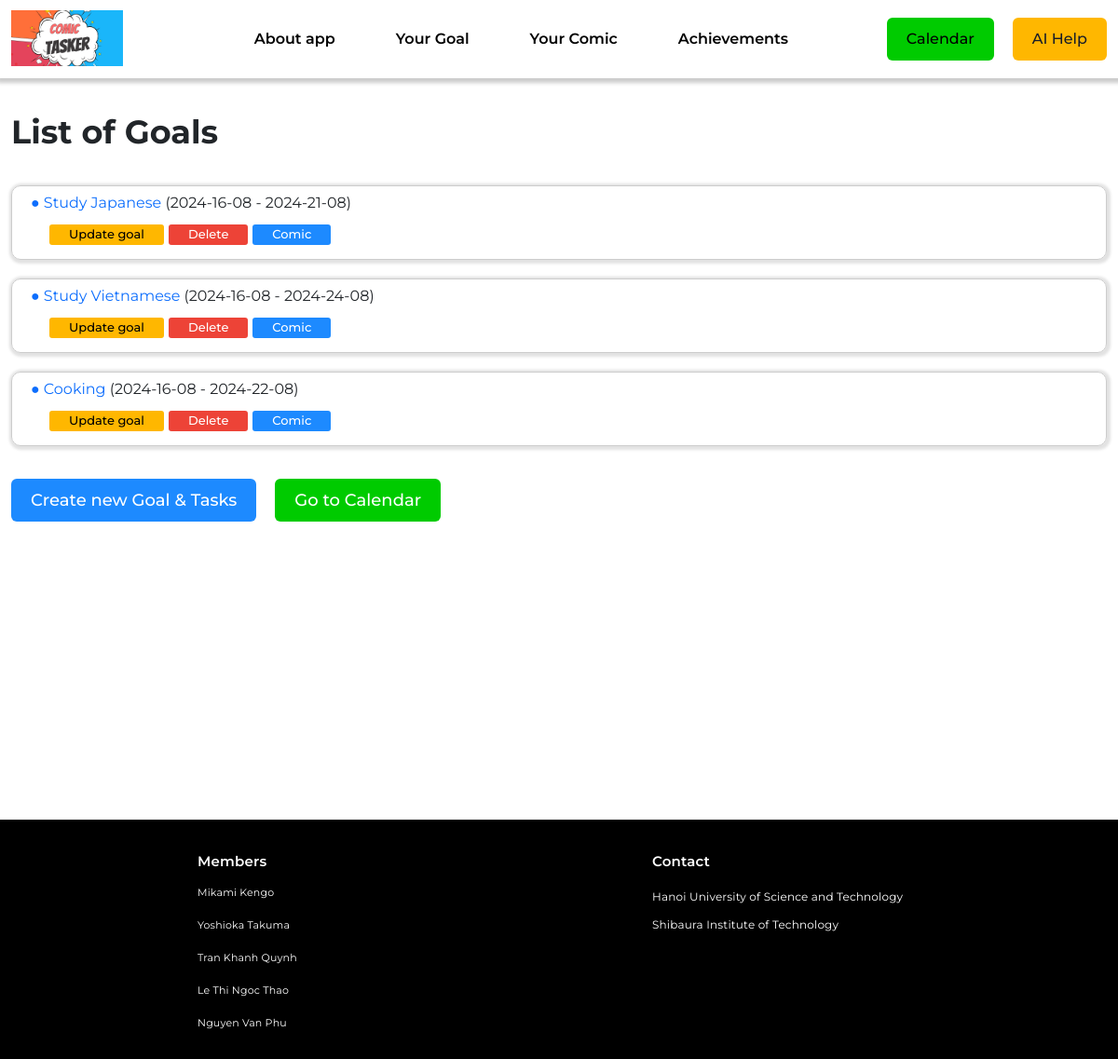
/goals/, run on an earlier commit of the app's database.
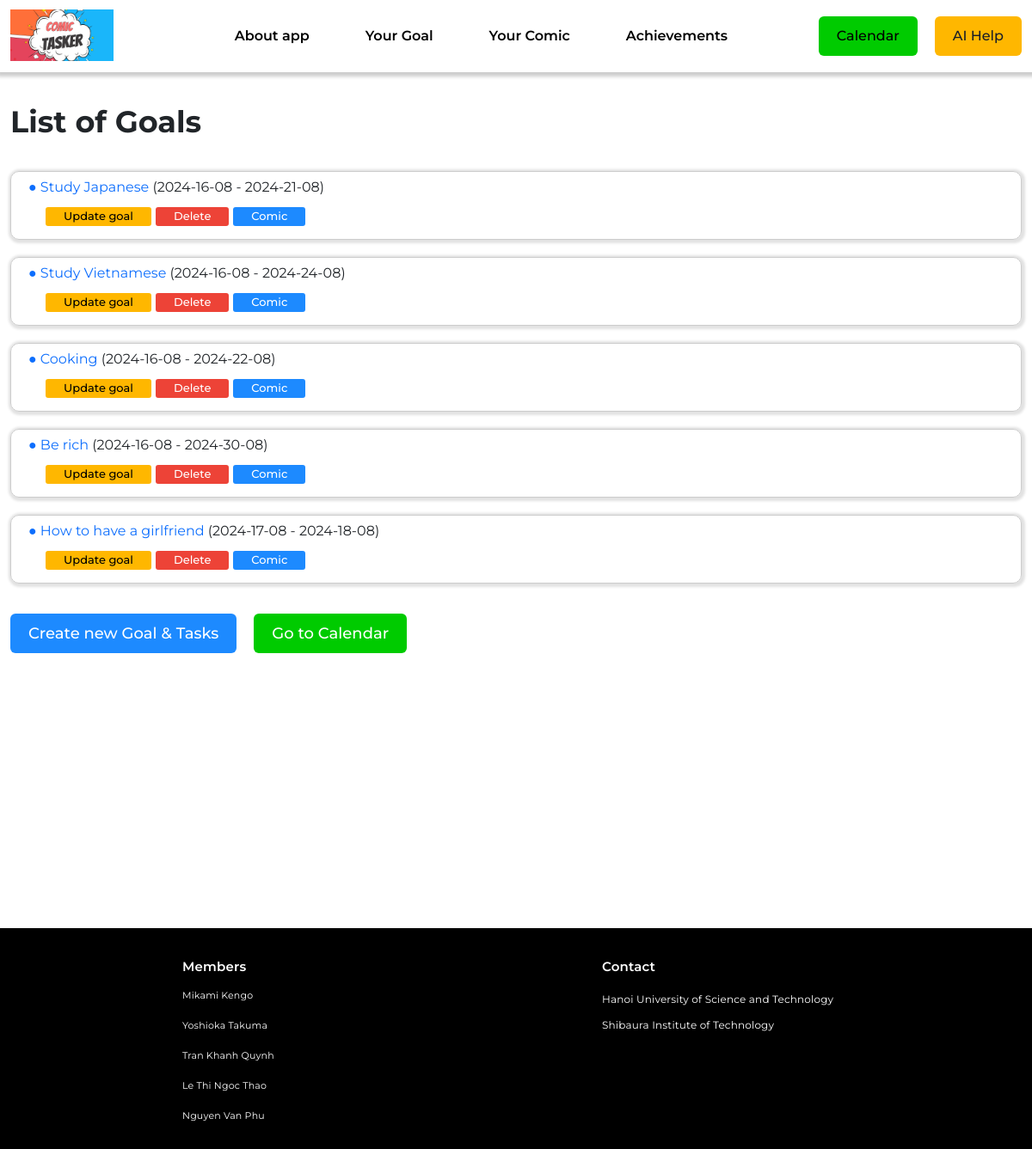
And on a later commit of the database.
### goal/models.py (models this page shows, shortened)
class Goal(models.Model):
    goal_name = models.CharField(max_length=255)
    start_day = models.DateField()
    finish_day = models.DateField()
    number_of_task = models.IntegerField()
    ai_response = models.TextField(null=True, blank=True)

### goal/views.py (the view)
# urls.py: path('goals/', views.list_goals, name='list_goals'),
def list_goals(request):
    goals = Goal.objects.all()
    return render(request, 'list_goals.html', {
        'goals': goals
    })

### goal/templates/list_goals.html (shortened to what this page needs)
{% load static %}
<!DOCTYPE html>
<html lang="en">
    <head>
        <link
            href="https://cdn.jsdelivr.net/npm/bootstrap@5.3.3/dist/css/bootstrap.min.css"
            rel="stylesheet"
        />
        <link href="{% static 'app/css/reset.css' %}" rel="stylesheet" />
        <link href="{% static 'app/css/styles.css' %}" rel="stylesheet" />
        <link href="{% static 'app/css/header.css' %}" rel="stylesheet" />
        <link href="{% static 'app/css/buttons.css' %}" rel="stylesheet" />
        <link href="{% static 'app/css/footer.css' %}" rel="stylesheet" />
    </head>
    <body>
        <header id="header" class="header">
            {% include 'app/header.html' %}
        </header>
        <div class="container">
            <h1 class="title">List of Goals</h1>
            <ul class="goal-list">
                {% for goal in goals %}
                <div class="goal-detail">
                    <li class="goal-desc">
                        <a href="{% url 'view_ai_suggestion' goal.id %}">
                            ● {{ goal.goal_name }}</a
                        >
                        ({{ goal.start_day|date:"Y-d-m" }} -
                        {{goal.finish_day|date:"Y-d-m" }})
                        <div class="goal-button">
                            <button class="btn btn--primary btn-small">
                                <a
                                    href="{% url 'update_goals' goal.id %}"
                                    style="color: black"
                                    >Update goal</a
                                >
                            </button>
                            <form
                                method="post"
                                action="{% url 'delete_goals' goal.id %}"
                            >
                                <button
                                    type="submit"
                                    class="btn btn--danger btn-small"
                                >
                                    Delete
                                </button>
                            </form>
                            <button class="btn btn--next-page btn-small">
                                <a
                                    href="{% url 'view_comic' goal.id %}"
                                    style="color: #fff; font-size: 13px"
                                    >Comic</a
                                >
                            </button>
                        </div>
                    </li>
                </div>
                {% endfor %}
            </ul>
            <div style="display: flex">
                <button
                    class="btn btn--next-page"
                    style="margin-bottom: 220px; margin-top: 15px"
                >
                    <a href="{% url 'create_goal' %}"
                        ><span style="color: #fff"
                            >Create new Goal & Tasks</span
                        ></a
                    >
                </button>
                <div
                    class="btn btn--calendar"
                    style="margin-bottom: 220px; margin-top: 15px"
                >
                    <a
                        href="{% url 'calendar' %}"
                        style="font-size: 18px; color: white"
                        >Go to Calendar</a
                    >
                </div>
            </div>
        </div>
        <footer id="footer" class="footer footer-space">
            {% include 'app/footer.html' %}
        </footer>
    </body>
</html>

What changed in the data, as far as the page shows it:
added Goal: goal_name "Be rich", start_day "2024-16-08", finish_day "2024-30-08"
added Goal: goal_name "How to have a girlfriend", start_day "2024-17-08", finish_day "2024-18-08"
